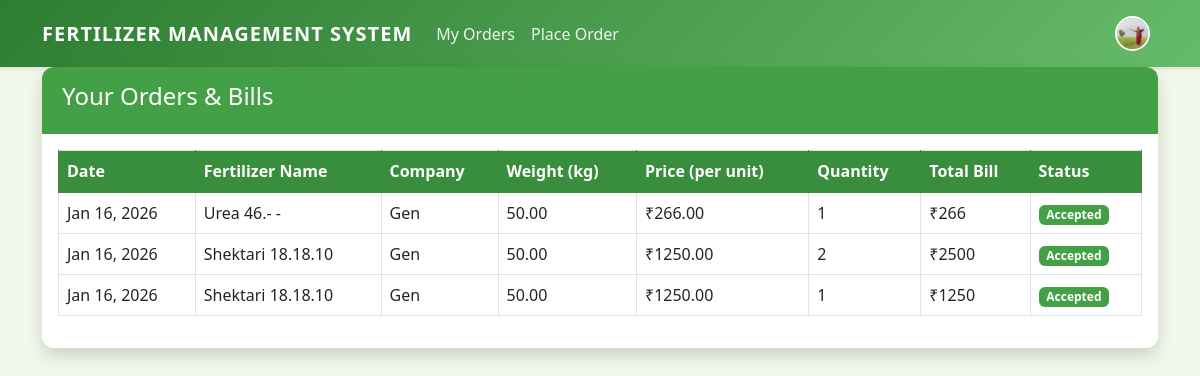
Page /farmer/orders/ (signed in) on the committed database.
### user/models.py (models this page shows, shortened)
class Profile(models.Model):
    staff = models.OneToOneField(User, on_delete=models.CASCADE, null=True)
    address = models.CharField(max_length=200, null=True)
    phone = models.CharField(max_length=20, null=True)
    image = models.ImageField(default='avatar.jpg', upload_to='Profile_Images')

### dashboard/models.py (models this page shows, shortened)
class Order(models.Model):
    product = models.ForeignKey(Product, on_delete=models.CASCADE, null=True)
    staff = models.ForeignKey(User, models.CASCADE, null=True)
    order_quantity = models.PositiveBigIntegerField(null=True)
    status = models.CharField(max_length=50, default='Pending', null=True)
    date = models.DateTimeField(auto_now_add=True)

class Product(models.Model):
    name = models.CharField(max_length=100, null=True)
    company = models.CharField(max_length=100, null=True, default='Gen')
    category = models.CharField(max_length=20, choices=CATEGORY, null=True)
    quantity = models.PositiveBigIntegerField(null=True)
    weight = models.DecimalField(max_digits=10, decimal_places=2, null=True, default=1.0)
    price = models.DecimalField(max_digits=10, decimal_places=2, null=True)
    class Meta:
        verbose_name_plural = 'Products'

### dashboard/views.py (the view)
# urls.py: path('farmer/orders/', views.farmer_orders, name='farmer-orders'),
@login_required
def farmer_orders(request):
    if request.user.is_staff:
        return redirect('dashboard-index')
    orders = Order.objects.filter(staff=request.user).order_by('-date')
    return render(request, 'dashboard/farmer_orders.html', {'orders': orders})

### templates/dashboard/farmer_orders.html (shortened to what this page needs)
{% extends 'partials/farmer_base.html' %}
{% block content %}
{% include 'partials/nav.html' %}
<div class="container">
    <div class="card shadow">
        <div class="card-header bg-success text-white">
            <h4>Your Orders & Bills</h4>
        </div>
        <div class="card-body">
            <table class="table table-bordered">
                <thead>
                    <tr>
                        <th>Date</th>
                        <th>Fertilizer Name</th>
                        <th>Company</th>
                        <th>Weight (kg)</th>
                        <th>Price (per unit)</th>
                        <th>Quantity</th>
                        <th>Total Bill</th>
                        <th>Status</th>
                    </tr>
                </thead>
                <tbody>
                    {% for order in orders %}
                    <tr>
                        <td>{{ order.date|date:"M d, Y" }}</td>
                        <td>{{ order.product.name }}</td>
                        <td>{{ order.product.company }}</td>
                        <td>{{ order.product.weight }}</td>
                        <td>₹{{ order.product.price }}</td>
                        <td>{{ order.order_quantity }}</td>
                        <td>
                             ₹{% widthratio order.product.price 1 order.order_quantity %}
                        </td>
                        <td>
                            {% if order.status == 'Accepted' %}
                                <span class="badge bg-success">Accepted</span>
                            {% elif order.status == 'Denied' %}
                                <span class="badge bg-danger">Denied</span>
                            {% else %}
                                <span class="badge bg-warning">Pending</span>
                            {% endif %}
                        </td>
                    </tr>
                    {% endfor %}
                </tbody>
            </table>
        </div>
    </div>
</div>
{% endblock %}

### templates/partials/nav.html (shortened to what this page needs)
{% load static %}
<link href="https://cdn.jsdelivr.net/npm/bootstrap@5.3.0/dist/css/bootstrap.min.css" rel="stylesheet">
<link rel="stylesheet" href="{% static 'style.css' %}">
<nav class="navbar navbar-expand-lg custom-navbar">
    <div class="container">
        <a class="navbar-brand" href="{% if user.is_staff %}{% url 'dashboard-index' %}{% else %}{% url 'farmer-orders' %}{% endif %}">Fertilizer Management System</a>
        <div class="collapse navbar-collapse" id="navbarSupportedContent">
            {% if user.is_authenticated %}
            <ul class="navbar-nav me-auto mb-2 mb-lg-0">
                {% if user.is_staff %}
                <li class="nav-item">
                    <a class="nav-link {% if request.resolver_match.url_name == 'dashboard-index' %}active{% endif %}" href="{% url 'dashboard-index' %}">Dashboard</a>
                </li>
                <li class="nav-item">
                    <a class="nav-link {% if request.resolver_match.url_name == 'dashboard-page1' %}active{% endif %}" href="{% url 'dashboard-page1' %}">Products</a>
                </li>
                <li class="nav-item">
                    <a class="nav-link {% if request.resolver_match.url_name == 'dashboard-report' %}active{% endif %}" href="{% url 'dashboard-report' %}">Billing History</a>
                </li>
                <li class="nav-item">
                    <a class="nav-link {% if request.resolver_match.url_name == 'dashboard-admin-orders' %}active{% endif %}" href="{% url 'dashboard-admin-orders' %}">Requests</a>
                </li>
                <li class="nav-item">
                    <a class="nav-link {% if request.resolver_match.url_name == 'dashboard-stock-report' %}active{% endif %}" href="{% url 'dashboard-stock-report' %}">Stock Inventory</a>
                </li>
                {% else %}
                <li class="nav-item">
                    <a class="nav-link {% if request.resolver_match.url_name == 'farmer-orders' %}active{% endif %}" href="{% url 'farmer-orders' %}">My Orders</a>
                </li>
                <li class="nav-item">
                    <a class="nav-link {% if request.resolver_match.url_name == 'farmer-place-order' %}active{% endif %}" href="{% url 'farmer-place-order' %}">Place Order</a>
                </li>
                {% endif %}
            </ul>
            <ul class="navbar-nav ms-auto mb-2 mb-lg-0 align-items-center">
                <li class="nav-item">
                    <a class="nav-link d-flex align-items-center" href="{% url 'user-profile' %}">
                        {% if user.profile.image %}
                            <img src="{{ user.profile.image.url }}" alt="Profile" class="rounded-circle" style="width: 35px; height: 35px; object-fit: cover; border: 2px solid #fff;">
                        {% else %}
                            <div class="rounded-circle bg-secondary d-flex justify-content-center align-items-center" style="width: 35px; height: 35px; border: 2px solid #fff; color: white;">
                                {{ user.username|make_list|first|upper }}
                            </div>
                        {% endif %}
                    </a>
                </li>
            </ul>
            {% endif %}
        </div>
    </div>
</nav>

### static/style.css (style rules this page uses)
body { background-color: #f1f8e9 !important; background: #f1f8e9 !important; font-family: 'Segoe UI', Tahoma, Geneva, Verdana, sans-serif; color: #333; }
.custom-navbar { background-color: #2e7d32; background: linear-gradient(135deg, #2e7d32 0%, #66bb6a 100%); box-shadow: 0 2px 4px rgba(0,0,0,0.1); }
.custom-navbar .navbar-brand { font-weight: bold; color: #fff !important; text-transform: uppercase; letter-spacing: 1px; }
.custom-navbar .nav-link { color: rgba(255,255,255,0.9) !important; font-weight: 500; transition: color 0.3s; }
.card { border: none; border-radius: 12px; box-shadow: 0 5px 15px rgba(0,0,0,0.05); transition: transform 0.3s ease, box-shadow 0.3s ease; background-color: #fff; overflow: hidden; }
.card-header { background-color: #4caf50; color: white; font-weight: bold; border-bottom: none; padding: 15px 20px; }
.bg-success { background-color: #43a047 !important; }
.table thead th { background-color: #388e3c; color: white; border-color: #388e3c; }
.table { color: #333; }
a { color: #2e7d32; text-decoration: none; }

### rows in the picture
Order: date "Jan 16, 2026", product.name "Urea 46.- -", product.company "Gen", product.weight "50.00", product.price "266.00", order_quantity "1", product+order_quantity "266", status "Accepted"
Order: date "Jan 16, 2026", product.name "Shektari 18.18.10", product.company "Gen", product.weight "50.00", product.price "1250.00", order_quantity "2", product+order_quantity "2500", status "Accepted"
Order: date "Jan 16, 2026", product.name "Shektari 18.18.10", product.company "Gen", product.weight "50.00", product.price "1250.00", order_quantity "1", product+order_quantity "1250", status "Accepted"
